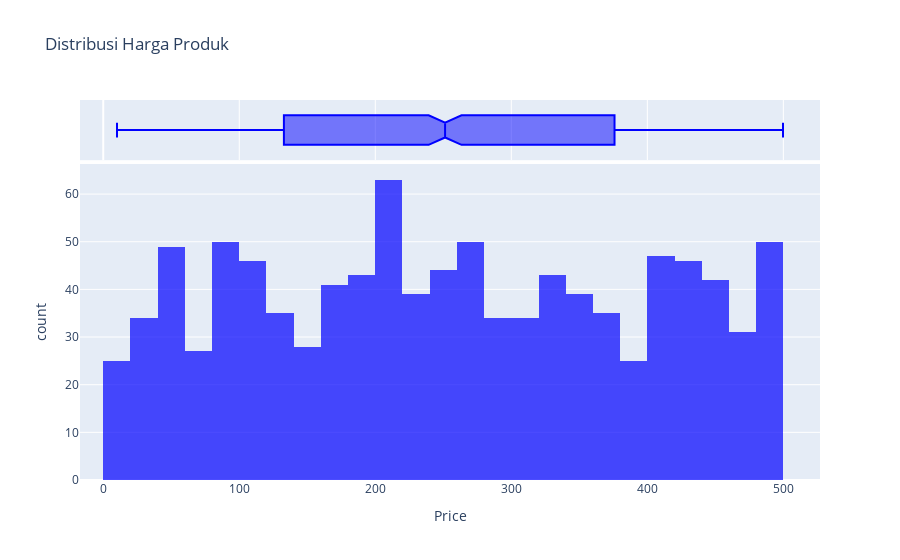

The notebook cell this image was saved under:
### Markdown cell above
### 📊 Histogram Harga Produk

### Code cell
# Histogram Harga Produk
fig_price = px.histogram(df, x="Price", nbins=30, title="Distribusi Harga Produk", marginal="box", opacity=0.7, color_discrete_sequence=["blue"])
fig_price.show()

### Figure 1 — Plotly figure (JSON) as saved in the notebook; plotly's stock layout.template omitted (floating-point values rounded to 4 significant figures; data arrays with more than 128 entries replaced by an {"elided": "..."} marker saying what was removed)
{"data": [{"bingroup": "x", "hovertemplate": "Price=%{x}<br>count=%{y}<extra></extra>", "legendgroup": "", "marker": {"color": "blue", "opacity": 0.7, "pattern": {"shape": ""}}, "name": "", "nbinsx": 30, "orientation": "v", "showlegend": false, "type": "histogram", "x": {"elided": "1000 float values"}, "xaxis": "x", "yaxis": "y"}, {"hovertemplate": "Price=%{x}<extra></extra>", "legendgroup": "", "marker": {"color": "blue"}, "name": "", "notched": true, "showlegend": false, "type": "box", "x": {"elided": "1000 float values"}, "xaxis": "x2", "yaxis": "y2"}], "layout": {"barmode": "relative", "legend": {"tracegroupgap": 0}, "title": {"text": "Distribusi Harga Produk"}, "xaxis": {"anchor": "y", "domain": [0, 1], "title": {"text": "Price"}}, "xaxis2": {"anchor": "y2", "domain": [0, 1], "matches": "x", "showgrid": true, "showticklabels": false}, "yaxis": {"anchor": "x", "domain": [0, 0.8316], "title": {"text": "count"}}, "yaxis2": {"anchor": "x2", "domain": [0.8416, 1], "matches": "y2", "showgrid": false, "showline": false, "showticklabels": false, "ticks": ""}}}
